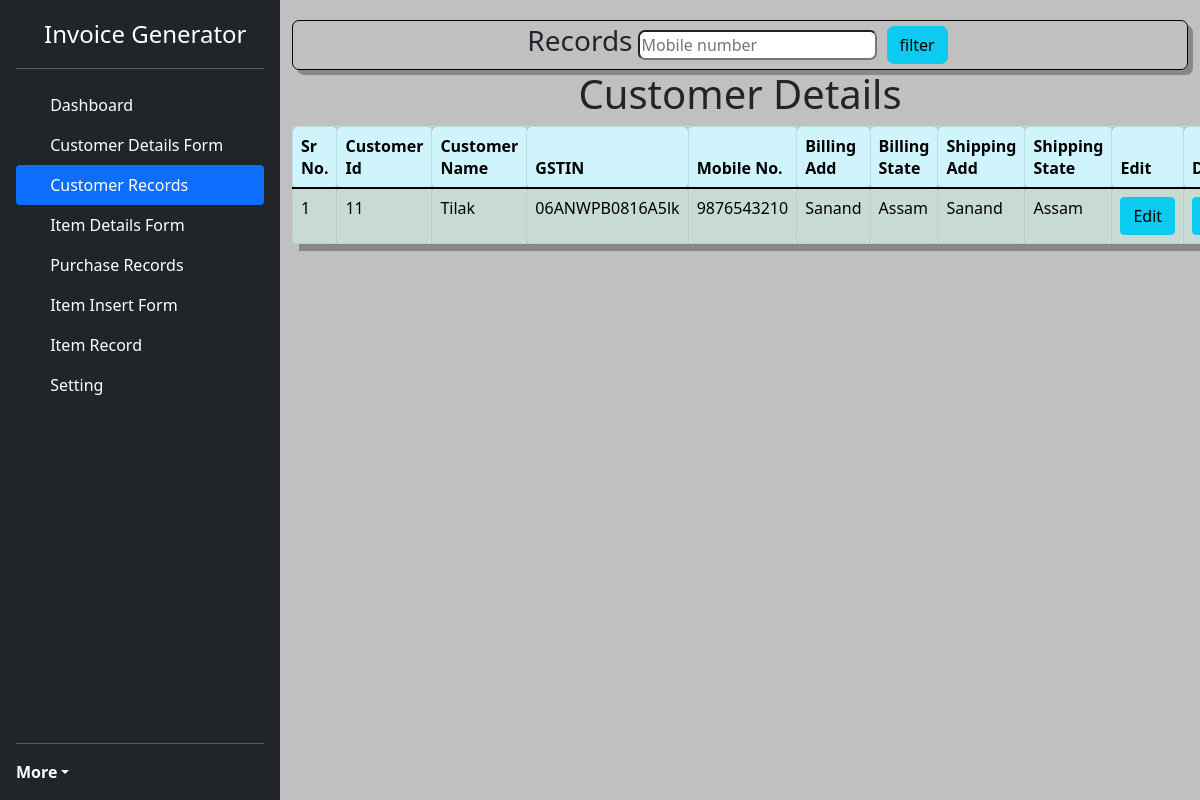
Screenshot of /customer_record.php (signed in) with the database file from the repository.
### tables this page shows
CREATE TABLE `customer_details` (
  `customer_id` int(255) NOT NULL,
  `oc_name` varchar(255) NOT NULL,
  `GSTIN` varchar(255) NOT NULL,
  `Mobile` varchar(10) NOT NULL,
  `bill_add` varchar(255) NOT NULL,
  `bstate` varchar(255) NOT NULL,
  `bcode` int(255) NOT NULL,
  `ship_add` varchar(255) NOT NULL,
  `sstate` varchar(255) NOT NULL,
  `scode` int(255) NOT NULL
);

### class.php (called while the page is built, shortened)
<?php
class DB{
    public function dbConnect() {
        $username = "root";
        $password = "";
        $server = "localhost";
        $database = "invoice";
        $con = mysqli_connect($server,$username,$password,$database);
        if($con){
            return $con;
        } else{
            return false;
        }
    }
    public function selectquery($tablename,$where=array()){
        $con = $this->dbConnect();
        if(empty($where)){
            $sel = "SELECT * from $tablename";
        }
       $les = mysqli_query($con,$sel);
       return $les;
    }
}
?>

### customer_record.php (the view, shortened to what this page needs)
<?php
include 'class.php';
$obj= new DB();
$res=$obj->selectquery("customer_details");
?>
<html>
<head>
</head>
<body>
    <div>
        <?php include 'sidebars.php';
        ?>
    </div>
        <div class="container" id="con">
            <header id="h1">
                <h3>Records</h3>
                <input type="text" id="mb"  placeholder="Mobile number">
                <button id="fil" class="btn btn-info">filter</button>
             </header>
                <h1 id="h">Customer Details</h1>
                <table id="tab"class="table table-bordered table-hover table-success table-striped">
                <thead class="table-info">
                    <th>Sr No.</th>
                    <th>Customer Id</th>
                    <th>Customer Name</th>
                    <th>GSTIN</th>
                    <th>Mobile No.</th>
                    <th>Billing Add</th>
                    <th>Billing State</th>
                    <th>Shipping Add</th>
                    <th>Shipping State</th>
                    <th>Edit</th>
                    <th>Delete</th>
                </thead>
                <tbody id="t1">
                <?php $i=1;
                    while($row=mysqli_fetch_assoc($res))
                    {?>
                        <tr id="<?php echo 't_'.$row['customer_id']?>">
                            <td><?php echo $i?></td>
                            <td><?php echo $row['customer_id']?></td>
                            <td><?php echo $row['oc_name']?></td>
                            <td><?php echo $row['GSTIN']?></td>
                            <td><?php echo $row['Mobile']?></td>
                            <td><?php echo $row['bill_add']?></td>
                            <td><?php echo $row['bstate']?></td>
                            <td><?php echo $row['ship_add']?></td>
                            <td><?php echo $row['sstate']?></td>
                            <td><button data-fancybox data-src="#correct" class="edit btn btn-info" value="<?php echo $row['customer_id']?>">Edit</button></td>
                            <td><button class="del btn btn-info" value="<?php echo $row['customer_id']?>">Delete</button></td>
                        </tr><?php
                        $i++;
                    }?>
                </tbody>
                </table>
        </div>
</body>
</html>

### sidebars.css (style rules this page uses)
body { min-height: 100vh; min-height: -webkit-fill-available; }
html { height: -webkit-fill-available; }
:root { --bs-font-sans-serif: system-ui, -apple-system, "Segoe UI", Roboto, "Helvetica Neue", "Noto Sans", "Liberation Sans", Arial, sans-serif, "Apple Color Emoji", "Segoe UI Emoji", "Segoe UI Symbol", "Noto Color Emoji"; }

### customer_record.php (style rules this page uses)
.container { width:100%; height:100vh; overflow-y:scroll; background: silver; }
.table th,td { border-radius:5px; }
#tab { box-shadow:7px 7px #888888; }
#h1 { margin-top: 20px; display:flex; align-items:center; justify-content:center; text-align:center; border:1px solid black; border-radius:7px; box-shadow:5px 5px #888888; }
#mb { margin:5px; border-radius:7px; }
#fil { margin:5px; border-radius:7px; }
#h { text-align:center; }
body { display: flex; }

### rows the page displays
customer_details: customer_id "11", oc_name "Tilak", GSTIN "06ANWPB0816A5lk", Mobile "9876543210", bill_add "Sanand", bstate "Assam", ship_add "Sanand", sstate "Assam"
